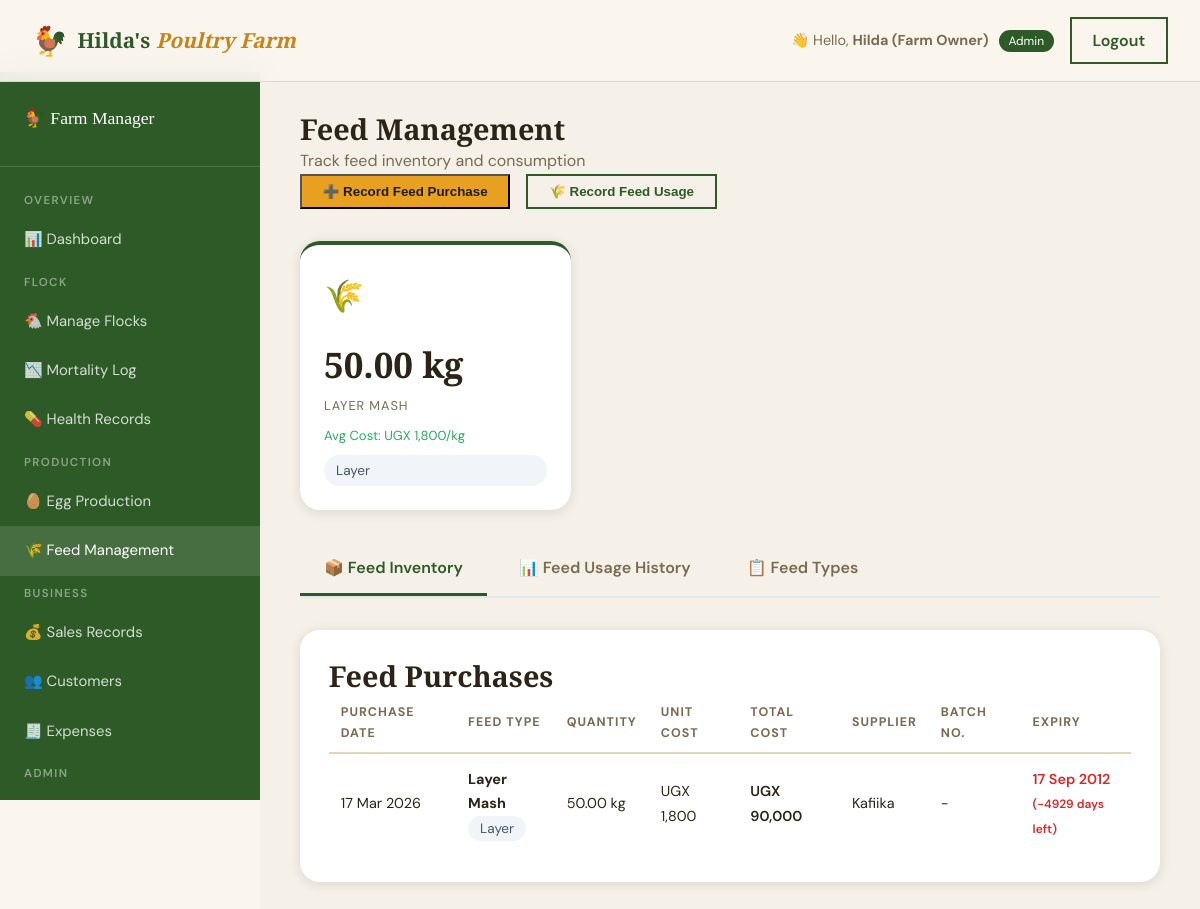
/admin/feed.php (signed in), run on the app's committed database.
### tables this page shows
CREATE TABLE `feed_types` (
  `feed_id` int(10) UNSIGNED NOT NULL,
  `feed_name` varchar(100) NOT NULL,
  `category` enum('starter','grower','finisher','layer','breeder','supplement') NOT NULL,
  `unit` varchar(20) NOT NULL DEFAULT 'kg',
  `description` text DEFAULT NULL,
  `created_at` timestamp NOT NULL DEFAULT current_timestamp()
);

CREATE TABLE `feed_inventory` (
  `inventory_id` int(10) UNSIGNED NOT NULL,
  `feed_id` int(10) UNSIGNED NOT NULL,
  `quantity` decimal(10,2) NOT NULL DEFAULT 0.00,
  `unit_cost` decimal(10,2) NOT NULL DEFAULT 0.00,
  `supplier` varchar(150) DEFAULT NULL,
  `purchase_date` date NOT NULL,
  `expiry_date` date DEFAULT NULL,
  `batch_no` varchar(50) DEFAULT NULL,
  `added_by` int(10) UNSIGNED NOT NULL,
  `created_at` timestamp NOT NULL DEFAULT current_timestamp()
);

### admin/feed.php (the view, shortened to what this page needs)
<?php
$db = getDB();
$inventory = $db->query("
    SELECT fi.*, ft.feed_name, ft.category, ft.unit, u.full_name as added_by_name
    FROM feed_inventory fi
    JOIN feed_types ft ON fi.feed_id = ft.feed_id
    JOIN users u ON fi.added_by = u.user_id
    ORDER BY fi.purchase_date DESC
")->fetchAll();
$inventory_summary = $db->query("
    SELECT ft.feed_id, ft.feed_name, ft.category, ft.unit, SUM(fi.quantity) as total_quantity, AVG(fi.unit_cost) as avg_cost
    FROM feed_inventory fi
    JOIN feed_types ft ON fi.feed_id = ft.feed_id
    GROUP BY ft.feed_id, ft.feed_name, ft.category, ft.unit
    ORDER BY ft.feed_name
")->fetchAll();
?>
<!DOCTYPE html>
<html lang="en">
<head>
    <link rel="stylesheet" href="/hildas_farm/assets/css/style.css">
</head>
<body>
<nav class="navbar" id="navbar">
    <div class="nav-container">
        <a href="/hildas_farm/index.php" class="nav-brand">
            <span class="brand-icon">🐓</span>
            <span class="brand-text">Hilda's <em>Poultry Farm</em></span>
        </a>
        <div style="display:flex;align-items:center;gap:1rem;">
            <span style="font-size:.9rem;color:var(--text-muted);">
                👋 Hello, <strong><?= htmlspecialchars($_SESSION['full_name']) ?></strong>
                <span style="background:var(--green);color:#fff;padding:.2rem .6rem;border-radius:50px;font-size:.75rem;margin-left:.4rem;">
                    <?= ucfirst($_SESSION['role']) ?>
                </span>
            </span>
            <a href="/hildas_farm/pages/logout.php" class="nav-btn nav-btn-outline">Logout</a>
        </div>
    </div>
</nav>
<div class="dashboard-layout">
    <aside class="sidebar">
        <div class="sidebar-logo">🐓 Farm Manager</div>
        <div class="sidebar-section">Overview</div>
        <a href="/hildas_farm/admin/dashboard.php" class="sidebar-link">📊 Dashboard</a>
        <div class="sidebar-section">Flock</div>
        <a href="/hildas_farm/admin/flocks.php" class="sidebar-link">🐔 Manage Flocks</a>
        <a href="/hildas_farm/admin/mortality.php" class="sidebar-link">📉 Mortality Log</a>
        <a href="/hildas_farm/admin/health.php" class="sidebar-link">💊 Health Records</a>
        <div class="sidebar-section">Production</div>
        <a href="/hildas_farm/admin/eggs.php" class="sidebar-link">🥚 Egg Production</a>
        <a href="/hildas_farm/admin/feed.php" class="sidebar-link active">🌾 Feed Management</a>
        <div class="sidebar-section">Business</div>
        <a href="/hildas_farm/admin/sales.php" class="sidebar-link">💰 Sales Records</a>
        <a href="/hildas_farm/admin/customers.php" class="sidebar-link">👥 Customers</a>
        <a href="/hildas_farm/admin/expenses.php" class="sidebar-link">🧾 Expenses</a>
        <div class="sidebar-section">Admin</div>
        <a href="/hildas_farm/admin/staff.php" class="sidebar-link">👷 Staff</a>
    </aside>
    <main class="main-content">
        <div class="page-header">
            <h1>Feed Management</h1>
            <p>Track feed inventory and consumption</p>
            <div style="display:flex;gap:1rem;">
                <button class="nav-btn" style="background:var(--green);color:white;" onclick="openModal('purchaseModal')">➕ Record Feed Purchase</button>
                <button class="nav-btn nav-btn-outline" onclick="openModal('usageModal')">🌾 Record Feed Usage</button>
            </div>
        </div>
        <div class="stats-cards" style="margin-bottom:2rem;">
            <?php foreach ($inventory_summary as $item): ?>
            <div class="stat-card" style="background:white;">
                <div class="stat-card-icon">🌾</div>
                <div class="stat-card-value"><?= number_format($item['total_quantity'], 2) ?> <?= $item['unit'] ?></div>
                <div class="stat-card-label"><?= $item['feed_name'] ?></div>
                <div class="stat-card-change">Avg Cost: UGX <?= number_format($item['avg_cost'] ?: 0, 0) ?>/<?= $item['unit'] ?></div>
                <span class="feed-type-badge" style="margin-top:0.5rem;display:inline-block;"><?= ucfirst($item['category']) ?></span>
            </div>
            <?php endforeach; ?>
        </div>
        <div class="tab-container">
            <div class="tab active" onclick="switchTab('inventory')">📦 Feed Inventory</div>
            <div class="tab" onclick="switchTab('usage')">📊 Feed Usage History</div>
            <div class="tab" onclick="switchTab('types')">📋 Feed Types</div>
        </div>
        <div id="inventory-tab" class="tab-pane active">
            <div class="dash-card">
                <h3>Feed Purchases</h3>
                <table class="dash-table">
                    <thead>
                        <tr>
                            <th>Purchase Date</th>
                            <th>Feed Type</th>
                            <th>Quantity</th>
                            <th>Unit Cost</th>
                            <th>Total Cost</th>
                            <th>Supplier</th>
                            <th>Batch No.</th>
                            <th>Expiry</th>
                        </tr>
                    </thead>
                    <tbody>
                        <?php foreach ($inventory as $item): ?>
                        <tr>
                            <td><?= date('d M Y', strtotime($item['purchase_date'])) ?></td>
                            <td>
                                <strong><?= htmlspecialchars($item['feed_name']) ?></strong>
                                <br><span class="feed-type-badge"><?= ucfirst($item['category']) ?></span>
                            </td>
                            <td><?= number_format($item['quantity'], 2) ?> <?= $item['unit'] ?></td>
                            <td>UGX <?= number_format($item['unit_cost'], 0) ?></td>
                            <td style="font-weight:600;">UGX <?= number_format($item['quantity'] * $item['unit_cost'], 0) ?></td>
                            <td><?= htmlspecialchars($item['supplier'] ?: '-') ?></td>
                            <td><?= htmlspecialchars($item['batch_no'] ?: '-') ?></td>
                            <td>
                                <?php if ($item['expiry_date']): ?>
                                    <?php
                                    $expiry = strtotime($item['expiry_date']);
                                    $now = time();
                                    $days = ceil(($expiry - $now) / (60 * 60 * 24));
                                    $color = $days < 30 ? '#dc2626' : ($days < 60 ? '#f59e0b' : '#10b981');
                                    ?>
                                    <span style="color:<?= $color ?>;font-weight:600;">
                                        <?= date('d M Y', $expiry) ?>
                                        <?php if ($days < 30): ?>
                                            <br><small>(<?= $days ?> days left)</small>
                                        <?php endif; ?>
                                    </span>
                                <?php else: ?>
                                    -
                                <?php endif; ?>
                            </td>
                        </tr>
                        <?php endforeach; ?>
                    </tbody>
                </table>
            </div>
        </div>
    </main>
</div>
</body>
</html>

### assets/css/style.css (style rules this page uses)
:root { --cream: #faf6ee; --warm-white: #fff9f0; --amber: #e8a020; --amber-dark: #c4851a; --amber-light:#ffd470; --green: #2d5a27; --green-mid: #3d7a35; --green-light:#5a9e50; --brown: #6b3f1e; --brown-light:#9b6b42; --charcoal: #1e1e1e; --text: #2c2416; --text-muted: #7a6a52; --border: #e2d5b8; --shadow: rgba(44,36,22,0.12); --font-display: 'Playfair Display', Georgia, serif; --font-body: 'DM Sans', sans-serif; --radius: 12px; --radius-lg: 20px; }
*, *::before, *::after { box-sizing: border-box; margin: 0; padding: 0; }
html { scroll-behavior: smooth; }
body { font-family: var(--font-body); background: var(--cream); color: var(--text); line-height: 1.7; overflow-x: hidden; }
h1,h2,h3,h4,h5 { font-family: var(--font-display); line-height: 1.2; }
h1 { font-size: clamp(2.2rem, 5vw, 4rem); }
h3 { font-size: clamp(1.2rem, 2.5vw, 1.8rem); }
a { text-decoration: none; color: inherit; transition: color .2s; }
.navbar { position: fixed; top: 0; width: 100%; z-index: 1000; padding: 1rem 0; background: rgba(250,246,238,0.92); backdrop-filter: blur(14px); border-bottom: 1px solid var(--border); transition: box-shadow .3s; }
.nav-container { max-width: 1280px; margin: 0 auto; padding: 0 2rem; display: flex; align-items: center; justify-content: space-between; }
.nav-brand { display: flex; align-items: center; gap: .6rem; font-family: var(--font-display); font-size: 1.3rem; font-weight: 700; color: var(--green); }
.brand-icon { font-size: 1.8rem; }
.brand-text em { color: var(--amber-dark); font-style: italic; }
.nav-btn { background: var(--amber) !important; color: var(--charcoal) !important; font-weight: 600 !important; padding: .5rem 1.3rem !important; }
.nav-btn-outline { background: transparent !important; border: 2px solid var(--green) !important; color: var(--green) !important; }
.dashboard-layout { display: flex; min-height: 100vh; padding-top: 72px; }
.sidebar { width: 260px; flex-shrink: 0; background: var(--green); padding: 2rem 0; position: sticky; top: 72px; height: calc(100vh - 72px); overflow-y: auto; }
.sidebar-logo { padding: 0 1.5rem 2rem; font-family: var(--font-display); color: #fff; font-size: 1.1rem; border-bottom: 1px solid rgba(255,255,255,.15); margin-bottom: 1rem; }
.sidebar-section { padding: .5rem 1.5rem .3rem; font-size: .72rem; text-transform: uppercase; letter-spacing: .12em; color: rgba(255,255,255,.45); font-weight: 600; }
.sidebar-link { display: flex; align-items: center; gap: .75rem; padding: .75rem 1.5rem; color: rgba(255,255,255,.8); font-size: .93rem; transition: background .2s, color .2s; }
.sidebar-link:hover, .sidebar-link.active { background: rgba(255,255,255,.12); color: #fff; }
.main-content { flex: 1; padding: 2.5rem; background: #f5f0e8; }
.page-header { margin-bottom: 2rem; }
.page-header h1 { font-size: 1.8rem; color: var(--text); }
.page-header p { color: var(--text-muted); }
.stats-cards { display: grid; grid-template-columns: repeat(auto-fill, minmax(220px, 1fr)); gap: 1.5rem; margin-bottom: 2.5rem; }
.stat-card { background: #fff; border-radius: var(--radius-lg); padding: 1.5rem; box-shadow: 0 2px 12px var(--shadow); display: flex; flex-direction: column; border-top: 4px solid var(--green); }
.stat-card-icon { font-size: 2rem; margin-bottom: .75rem; }
.stat-card-value { font-family: var(--font-display); font-size: 2.2rem; font-weight: 900; color: var(--text); }
.stat-card-label { font-size: .8rem; color: var(--text-muted); text-transform: uppercase; letter-spacing: .07em; }
.stat-card-change { font-size: .82rem; margin-top: .5rem; color: #27ae60; }
.dash-card { background: #fff; border-radius: var(--radius-lg); padding: 1.8rem; box-shadow: 0 2px 12px var(--shadow); }
.dash-table { width: 100%; border-collapse: collapse; }
.dash-table th { text-align: left; font-size: .78rem; text-transform: uppercase; letter-spacing: .08em; color: var(--text-muted); padding: .5rem .75rem; border-bottom: 2px solid var(--border); }
.dash-table td { padding: .8rem .75rem; border-bottom: 1px solid var(--border); font-size: .9rem; }
.dash-table tr:last-child td { border-bottom: none; }

### data on the page
feed_types: total_quantity "50.00", unit "kg", feed_name "LAYER MASH", avg_cost "1,800", category "Layer"
feed_inventory: purchase_date "17 Mar 2026", feed.feed_name "Layer Mash", feed.category "Layer", quantity "50.00", feed.unit "kg", unit_cost "1,800", $item['quantity'] * $item['unit_cost'] "90,000", supplier "Kafiika", batch_no "-", expiry_date "17 Sep 2012"

### other printed values
$_SESSION['full_name'] "Hilda (Farm Owner)"
$_SESSION['role'] "Admin"
